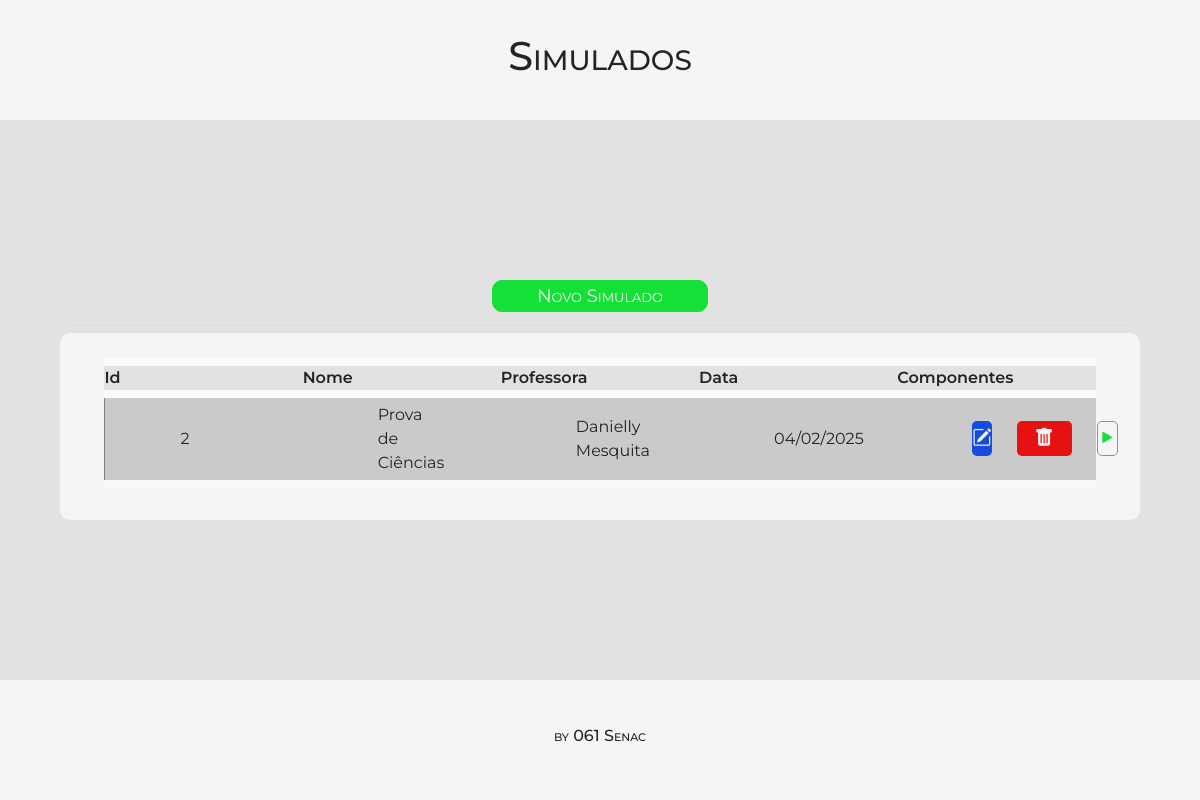
The app's page /menu.php (signed in), older data.
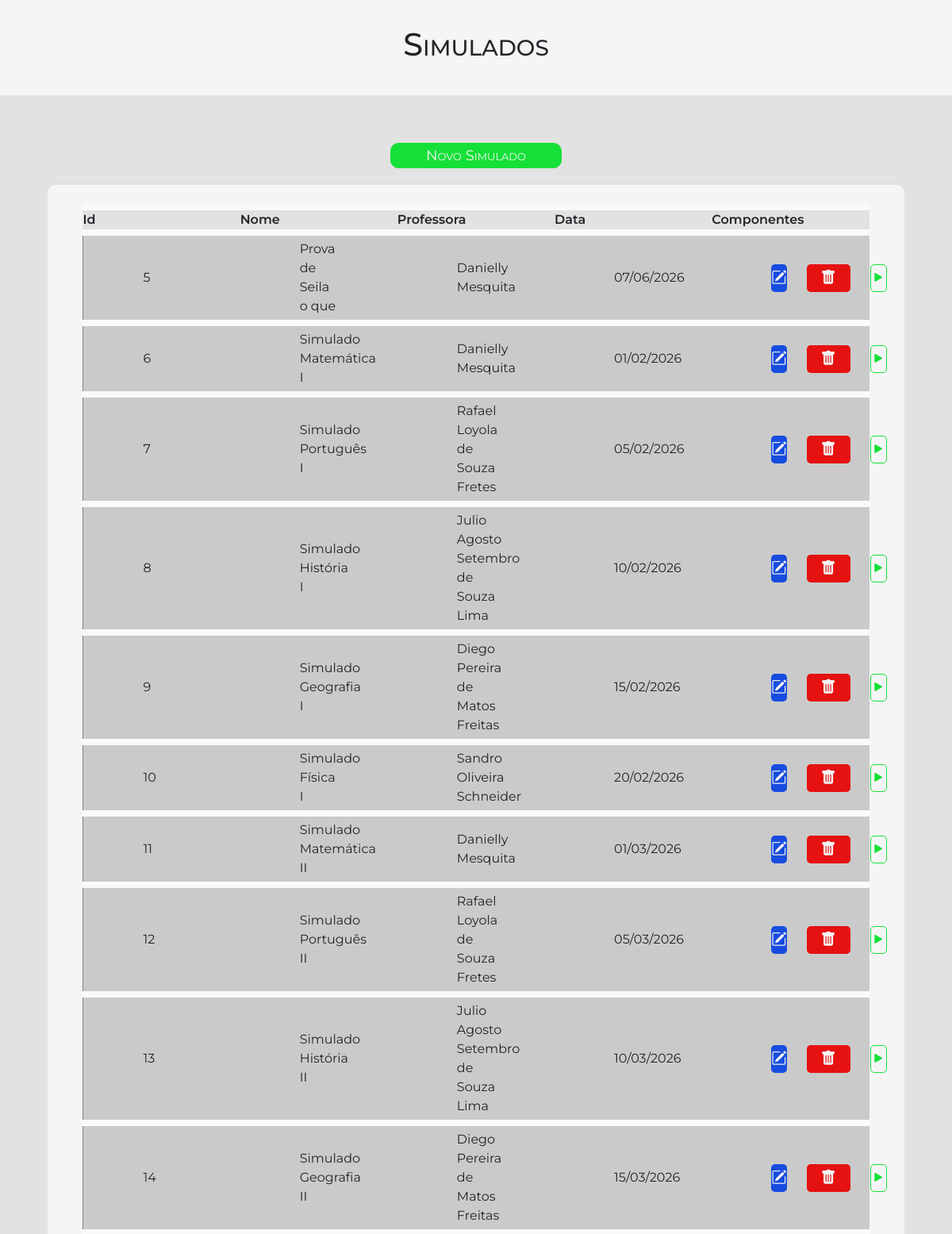
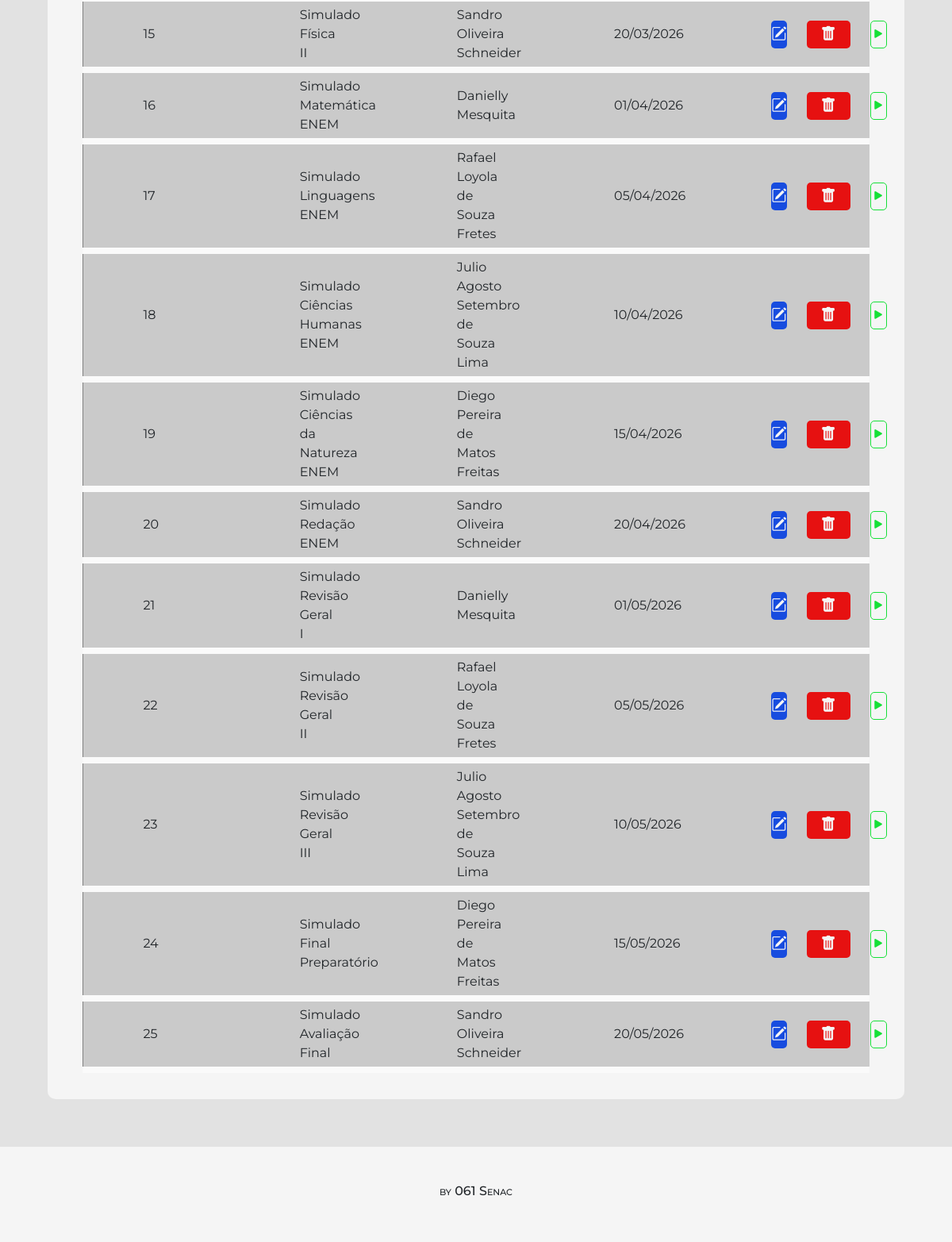
The same page, newer data (2 pictures, top to bottom).
### tables this page shows
CREATE TABLE `simulado` (
  `id` int(11) NOT NULL,
  `idprofessor` int(11) NOT NULL,
  `nome` varchar(100) NOT NULL,
  `data` date NOT NULL
);

CREATE TABLE `professor` (
  `id` int(11) NOT NULL,
  `nome` varchar(50) NOT NULL,
  `email` varchar(100) NOT NULL,
  `senha` varchar(50) NOT NULL
);

### menu.php (the view, shortened to what this page needs)
<?php
    include('connect.php');
    $sql = "select s.id, s.nome simulado, p.nome professor, s.data data from simulado s
    inner join professor p on p.id = s.idprofessor";
    $result = mysqli_query($con, $sql);
?>
<!DOCTYPE html>
<html lang="pt-br">
<head>
  <link href="https://cdn.jsdelivr.net/npm/bootstrap@5.0.2/dist/css/bootstrap.min.css" rel="stylesheet"
>
  <link rel="stylesheet" href="https://cdn.jsdelivr.net/npm/bootstrap-icons@1.13.1/font/bootstrap-icons.min.css">
  <link rel="stylesheet" href="./assets/css/style.css">
  <link rel="stylesheet" href="./assets/css/button.css">
  <link rel="stylesheet" href="./assets/css/icon.css">
</head>
<body>
  <header>
    <h1>Simulados</h1>
  </header>
  <main>
    <div class="menuOptions">
      <button type="button" class="btnInsertMenu" data-bs-toggle="modal" data-bs-target="#exampleModal">
        Novo Simulado
      </button>
    </div>
    <hr>
    <div class="menuItens">
      <div class="menuContainer">
        <div class="container-fluid">
          <table>
            <thead>
              <tr>
                <?php
                  $lista = ['Id', 'Nome', 'Professora', 'Data', 'Componentes'];
                  for ($lc=0; $lc < count($lista); $lc++) {
                      echo"<th scope='col'>" . $lista[$lc] . "</th>";
                  }
                  ?>
              </tr>
            </thead>
            <tbody>
              <?php
                if($result && mysqli_num_rows($result)>0){
                while ($row = mysqli_fetch_assoc($result)){
                $data = !empty($row['data']) ? date("d/m/Y", strtotime($row['data'])) : "-";
                echo "<tr>
                <td>{$row['id']}</td>
                <td>{$row['simulado']}</td>
                <td>{$row['professor']}</td>
                <td>{$data}</td>
                <td>
                <div class='buttonOptions'>
                  <button class='btnUpdate'><i class='bi bi-pencil-square'></i></button></a>
                  <a href='delete.php?deleteid={$row['id']}'><button class='btnDelete'><i class='bi bi-trash-fill'></i></button></a>
                  <button class='btnExecute'><i class='bi bi-play-fill'></i></button>
                </div>
                </td>";
                }
                  } else {
                    echo "<tr><td colspan='9' class='text-center'>Nenhuma prova encontrada.</td></tr>";
                  }
              ?>
            </tbody>
          </table>
        </div>
      </div>
    </div>
  </main>
  <footer>
    <h6>by 061 Senac</h6>
  </footer>
</body>
</html>

### assets/css/style.css (style rules this page uses)
:root { --cor1: #f5f5f5; --cor2: #ffbb00; --cor3: #e2e2e2; --cor4: #15e037; }
* { padding: 0; margin: 0; }
h1, h6 { font-variant: small-caps; }
body { display: flex; flex-direction: column; justify-content: space-between; align-items: center; width: 100%; min-height: 100vh; overflow-x: hidden; background-color: var(--cor3); font-family: 'Montserrat'; }
hr { margin: 10px; color: var(--cor1); }
header { display: flex; flex-direction: column; justify-content: space-around; align-items: center; margin-bottom: 5%; height: 15vh; width: 100vw; background-color: var(--cor1); }
footer { display: flex; flex-direction: column; justify-content: space-around; align-items: center; margin-top: 5%; height: 15vh; width: 100vw; background-color: var(--cor1); }
.menuOptions { display: flex; flex-direction: column; justify-content: space-around; align-items: center; width: 90vw; }
.menuItens { display: flex; justify-content: center; align-items: center; flex-wrap: wrap; gap: 25px; width: 90vw; }
.menuContainer { display: flex; flex-direction: column; justify-content: space-around; align-items: center; gap: 25px; padding: 3%; flex: 1; background-color: var(--cor1); border: none; border-radius: 10px; }
.buttonOptions { display: flex; justify-content: space-around; align-items: center; gap: 25px; }
.menuContainer table { border-collapse: separate; border-spacing: 0 8px; margin-top: -8px; background: #fafafa; width: 100%; table-layout: fixed; }
.menuContainer td { padding: 5px 75px; background-color: rgb(202, 202, 202); }
td:first-child { border-left-width: 1px; }
tr:nth-child(even) { background:rgb(255, 255, 255); }
.menuContainer th { background-color: #e2e2e2; font-weight: 600; }

### assets/css/button.css (style rules this page uses)
:root { --cor1: #f5f5f5; --cor2: #ffbb00; --cor3: #e2e2e2; --cor4: #15e037; --cor5: #174cdf; --cor6: #e61111; }
* { padding: 0; margin: 0; }
.btnInsertMenu { width: 20%; height: 2rem; border-radius: 10px; border: 1px solid var(--cor4); background-color: var(--cor4); color: var(--cor1); font-variant: small-caps; font-size: large; transition: all 0.3s; }
.buttonOptions .btnUpdate { display: flex; justify-content: center; align-items: center; width: 55px; height: 35px; font-size: larger; color: var(--cor1); border-radius: 5px; border: none; background-color: var(--cor5); transition: all 0.3s; }
.buttonOptions .btnDelete { display: flex; justify-content: center; align-items: center; width: 55px; height: 35px; font-size: larger; color: var(--cor1); border-radius: 5px; border: none; background-color: var(--cor6); transition: all 0.3s; }
.buttonOptions .btnExecute { display: flex; justify-content: center; align-items: center; width: 55px; height: 35px; font-size: larger; color: var(--cor4); border-radius: 5px; border: 1px solid #15e037; background-color: var(--cor1); transition: all 0.3s; }

Row changes from the older to the newer data that the page shows:
removed simulado: id "2", nome "Prova de Ciências", idprofessor.nome "Danielly Mesquita", data "04/02/2025"
added simulado: id "5", nome "Prova de Seila o que", idprofessor.nome "Danielly Mesquita", data "07/06/2026"
added simulado: id "6", nome "Simulado Matemática I", idprofessor.nome "Danielly Mesquita", data "01/02/2026"
added simulado: id "7", nome "Simulado Português I", idprofessor.nome "Rafael Loyola de Souza Fretes", data "05/02/2026"
added simulado: id "8", nome "Simulado História I", idprofessor.nome "Julio Agosto Setembro de Souza Lima", data "10/02/2026"
added simulado: id "9", nome "Simulado Geografia I", idprofessor.nome "Diego Pereira de Matos Freitas", data "15/02/2026"
added simulado: id "10", nome "Simulado Física I", idprofessor.nome "Sandro Oliveira Schneider", data "20/02/2026"
added simulado: id "11", nome "Simulado Matemática II", idprofessor.nome "Danielly Mesquita", data "01/03/2026"
added simulado: id "12", nome "Simulado Português II", idprofessor.nome "Rafael Loyola de Souza Fretes", data "05/03/2026"
added simulado: id "13", nome "Simulado História II", idprofessor.nome "Julio Agosto Setembro de Souza Lima", data "10/03/2026"
added simulado: id "14", nome "Simulado Geografia II", idprofessor.nome "Diego Pereira de Matos Freitas", data "15/03/2026"
added simulado: id "15", nome "Simulado Física II", idprofessor.nome "Sandro Oliveira Schneider", data "20/03/2026"
added simulado: id "16", nome "Simulado Matemática ENEM", idprofessor.nome "Danielly Mesquita", data "01/04/2026"
added simulado: id "17", nome "Simulado Linguagens ENEM", idprofessor.nome "Rafael Loyola de Souza Fretes", data "05/04/2026"
added simulado: id "18", nome "Simulado Ciências Humanas ENEM", idprofessor.nome "Julio Agosto Setembro de Souza Lima", data "10/04/2026"
added simulado: id "19", nome "Simulado Ciências da Natureza ENEM", idprofessor.nome "Diego Pereira de Matos Freitas", data "15/04/2026"
added simulado: id "20", nome "Simulado Redação ENEM", idprofessor.nome "Sandro Oliveira Schneider", data "20/04/2026"
added simulado: id "21", nome "Simulado Revisão Geral I", idprofessor.nome "Danielly Mesquita", data "01/05/2026"
added simulado: id "22", nome "Simulado Revisão Geral II", idprofessor.nome "Rafael Loyola de Souza Fretes", data "05/05/2026"
added simulado: id "23", nome "Simulado Revisão Geral III", idprofessor.nome "Julio Agosto Setembro de Souza Lima", data "10/05/2026"
added simulado: id "24", nome "Simulado Final Preparatório", idprofessor.nome "Diego Pereira de Matos Freitas", data "15/05/2026"
added simulado: id "25", nome "Simulado Avaliação Final", idprofessor.nome "Sandro Oliveira Schneider", data "20/05/2026"
